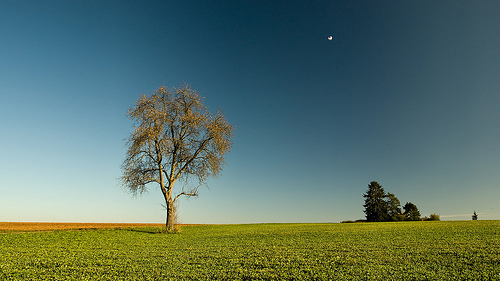
#> input picture Practica3_SeamCarving/countryside.jpg, 500 x 281 px
$ jupyter execute --allow-errors Practica3_Reduccio.ipynb   (older library calls are emulated)
#> lines starting #> are read from the running program, lines starting #| are printed output that depends on the picture
[cell 1]
from skimage import data, draw,color, data, restoration
from skimage import transform, util
from scipy import misc, fftpack, signal
import numpy as np
from skimage import filters, color
from matplotlib import pyplot as plt
from PIL import Image, ImageDraw, ImageEnhance
import matplotlib.animation as animation
from scipy.misc import imresize
from scipy import ndimage as nd
import scipy
#deixar la linea comentada perque les imatges s'obrin en una nova finestra i es pugui veure l'animació
#%matplotlib inline

[cell 2]
rgb =  plt.imread('countryside.jpg')
#> rgb is the input picture: shape (281, 500, 3); mean R, G, B 90.9, 115.3, 103.4
img = color.rgb2gray(rgb)
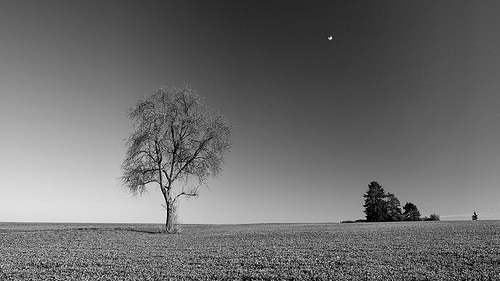
#> img: shape (281, 500) float64; min 0, max 0.996, mean 0.428
img = util.img_as_float(img)
fig = plt.figure(1)
plt.imshow(rgb.astype('uint8'))
plt.title('Original Image')
plt.show()

[cell 3]
def gradient(img):
    img = color.rgb2gray(img)
    gx, gy = np.gradient(img)
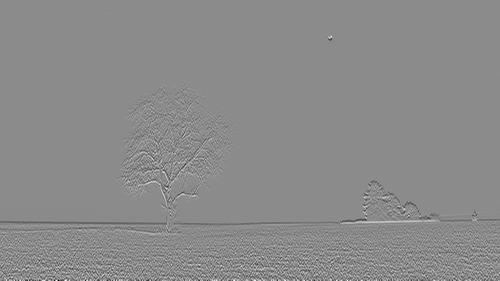
#> gx: shape (281, 500) float64; min -0.738, max 0.616, mean 0.000436; drawn with min black and max white
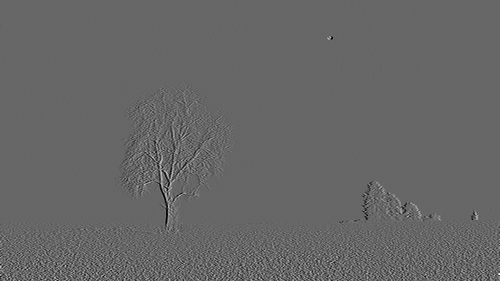
#> gy: shape (281, 500) float64; min -0.455, max 0.672, mean -0.00034; drawn with min black and max white
    grad = np.sqrt(gx*gx + gy*gy)
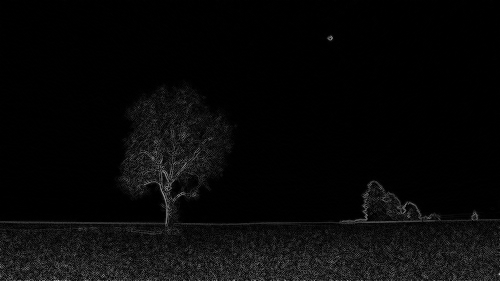
#> grad: shape (281, 500) float64; min 0, max 0.744, mean 0.0344
    return grad
grad = gradient(img)

fig = plt.figure(2)
plt.title('Contorns imatge')
plt.imshow(grad, cmap="gray" )
plt.show()

[cell 4]
#normalitzacio d'imatge
def normalitzar(imatge):
    return np.real((imatge - np.min(imatge)) * 256 / (np.max(imatge) - np.min(imatge)))

[cell 5]
#Calcul matriu d'energia que acomulada te cada zona
def energia(imatge):
    height,width = imatge.shape
#> height = 281; width = 500
    energia=np.zeros(imatge.shape)
    #asignem la primera linea igual que la imatge que tenim
    energia[0]=imatge[0]
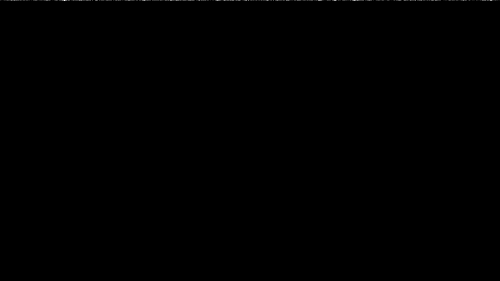
#> energia: shape (281, 500) float64; min 0, max 6.57, mean 0.00502; drawn with min black and max white
    for x in range(1,height):
        for y in range(0,width):
            if y == 0:#inici de la imatge
                min_val = min( energia[x-1, y], energia[x-1, y+1] )
            elif y < width - 2:#abans del final de la imatge
                min_val = min( energia[x-1, y], energia[x-1, y+1] )
                min_val = min( min_val, energia[x-1, y-1] )
            else:#final de la imatge
                min_val = min( energia[x-1, y], energia[x-1, y-1] )
            energia[x,y] = imatge[x,y] + min_val#valor acomulat d'energia
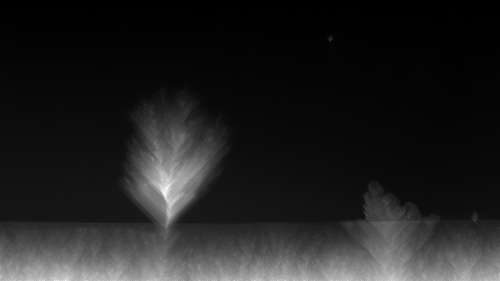
#> energia: shape (281, 500) float64; min 0, max 1858, mean 240.1; drawn with min black and max white
    return energia

[cell 6]
grad=normalitzar(grad)
E = energia(grad)
fig = plt.figure(3)
plt.title('Acumulacio energia')
plt.imshow(E, cmap="gray" )
plt.show()

[cell 7]
# El calcul del tall vertical hem de buscar el cami amb cost minim. BACKTRACKING
# Aquest tall pot ser vertical o horitzontal, es un camí de pixels connectats. En el nostre cas l'apliquem vertical
# La función de importancia / energía valora un píxel mediante la medición de su contraste con sus píxeles vecinos.
# Des de la imatge en escala de grisos retornarem el tall vertical mes baix com a llista de pixels

def tall_vertical(grad,cost):
    # Anem fins al -1 perque aixi es quedara en el 0, que tambe el necessitem.
    width, height = grad.shape
    min_val =np.max(cost)+1
    path = []
    for y in range(height):
        if cost[width-1,y] < min_val:
            min_val = cost[width-1,y]
            min_ptr = y

    pos = (width-1, min_ptr)
    path.append(pos)
    while pos[0] != 0:
        val = cost[pos] - grad[pos]
        x,y = pos
        if y == 0:
            if val == cost[x-1,y+1]:
                pos = (x-1,y+1)
            else:
                pos = (x-1,y)
        elif y <= height - 2:
            if val == cost[x-1,y+1]:
                pos = (x-1,y+1)
            elif val == cost[x-1,y]:
                pos = (x-1,y)
            else:
                pos = (x-1,y-1)
        else:
            if val == cost[x-1,y]:
                pos = (x-1,y)
            else:
                pos = (x-1,y-1)

        path.append(pos)
    return path

[cell 8]
def borrar_cami (img, path):
    height, width = img.shape[:2]
    img_retallada = np.zeros((height, width-1, img.shape[2]))
    path_cpy = set(path)
    visitat = set()
    #print path[1]
    for x in range(height):
        for y in range(width):
            if x not in visitat and (x,y) not in path_cpy:
                img_retallada[x,y] = img[x,y]
            elif (x,y) in path_cpy:
                visitat.add(x)
            else:
                img_retallada[x,y-1] = img[x,y]
    #print img_retallada.shape
    return img_retallada;

def mark_seam (mat, path, mark_as='red'):
    #Dono maxim valor al canal corresponent al color escollit a tots els pixels del path que ens marca el cami a borrar
    for i in path:
        if mark_as == 'red':
            mat[i] = (255,0,0)
        elif mark_as == 'green':
            mat[i] = (0,255,0)
        elif mark_as == 'blue':
            mat[i] = (0,0,255)
        elif mark_as == 'white':
            mat[i] = (255,255,255)
        elif mark_as == 'black':
            mat[i] = (0,0,0)

    return mat;

[cell 9]
def carving(imatge,iterations):
#> called with iterations = 100
    path = []
    rgb = imatge
    seams = []
    for t in range(iterations):
        path = []
        grad=gradient(rgb)
        E = energia(grad)
        path = tall_vertical(grad,E)
        rgb = mark_seam(rgb, path, 'red')
        seams.append([plt.imshow(rgb.astype('uint8'))])
        rgb = borrar_cami(rgb, path)
#> this loop made 1 pass
#> after the loop, seams = []
    return rgb,seams;

$ run again, with Practica3_SeamCarving/agbar.png saved as Practica3_SeamCarving/countryside.jpg
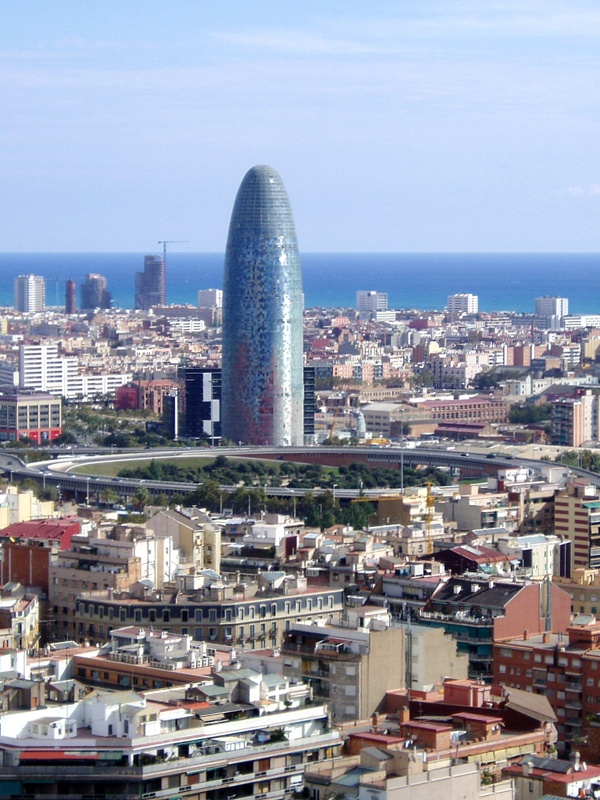
#> input picture Practica3_SeamCarving/agbar.png, 600 x 800 px
#> rgb is the input picture: shape (800, 600, 3); mean R, G, B 146.6, 152.2, 168.7
#> in normalitzar, `return np.real((imatge - np.min(imatge)) * 256 / (np.max(imatge) - np...`:
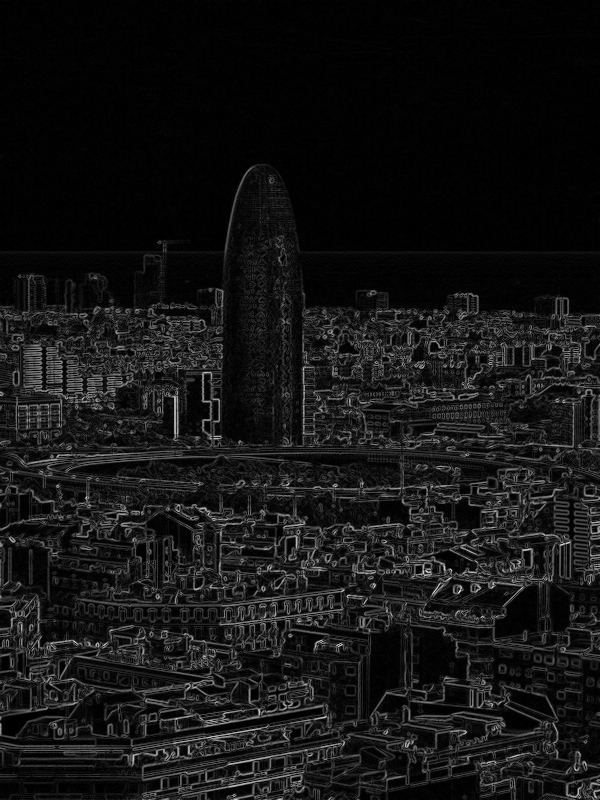
#> returned value: shape (800, 600) float64; min 0, max 256, mean 21.5; drawn with min black and max white
#> after the loop in energia, `for x in range(1,height):`:
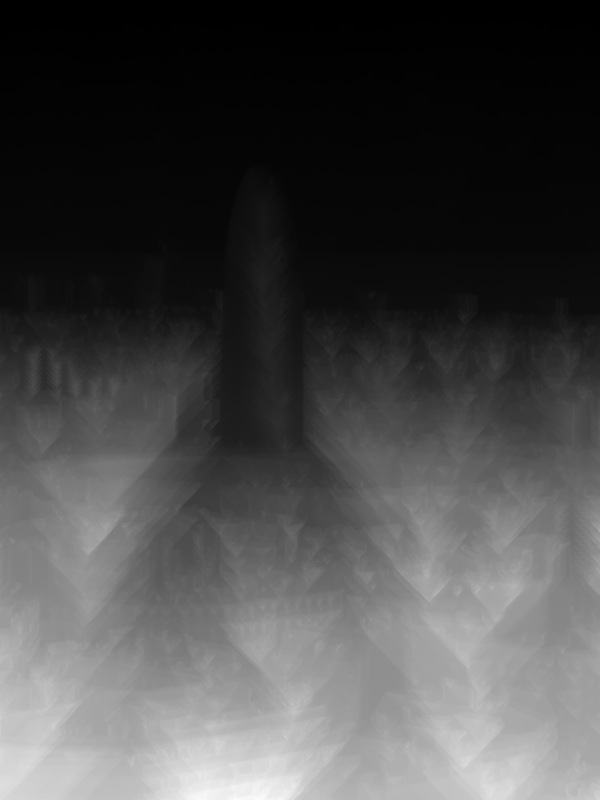
#> energia: shape (800, 600) float64; min 0, max 7161.6, mean 2082.5; drawn with min black and max white
#> the loop in carving, `for t in range(iterations):` made 1 pass
#> after the loop in carving, `for t in range(iterations):`: seams = []
